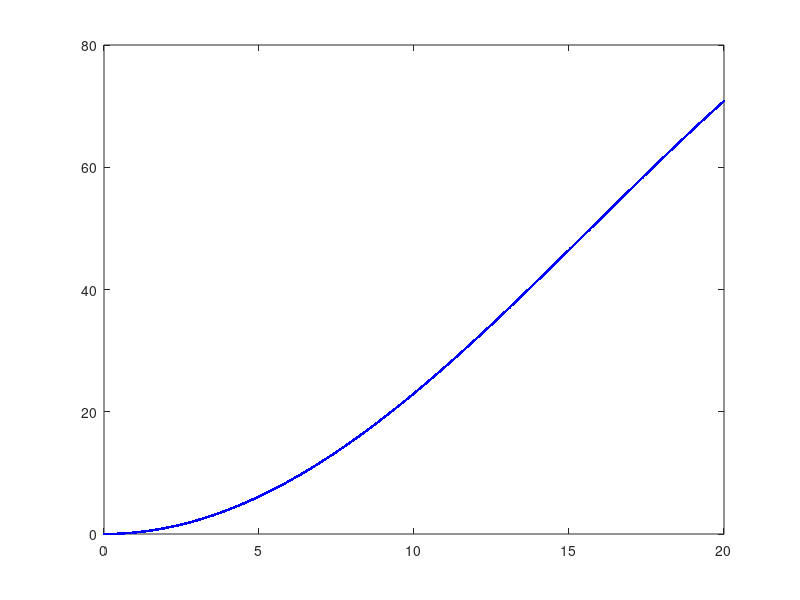

MATLAB code to generate this figure:
clear all;
close all;
clc;

dt = 0.01;
sim_time = 20;
t = 0 : dt : sim_time;

M = 1;    
F = 5* sin(t/10);
X = zeros(2,1,length(t));


for i = 2:length(t)

    
    A = [ 0 1 ; 0 0];
    B = [0; F(i)/M];
    
    X(:,:,i) = A*dt*X(:,:,i-1) + B* dt + X(:,:,i-1);
end

plot(t,reshape(X(2,1,:),[1,2001]), '-b.')




